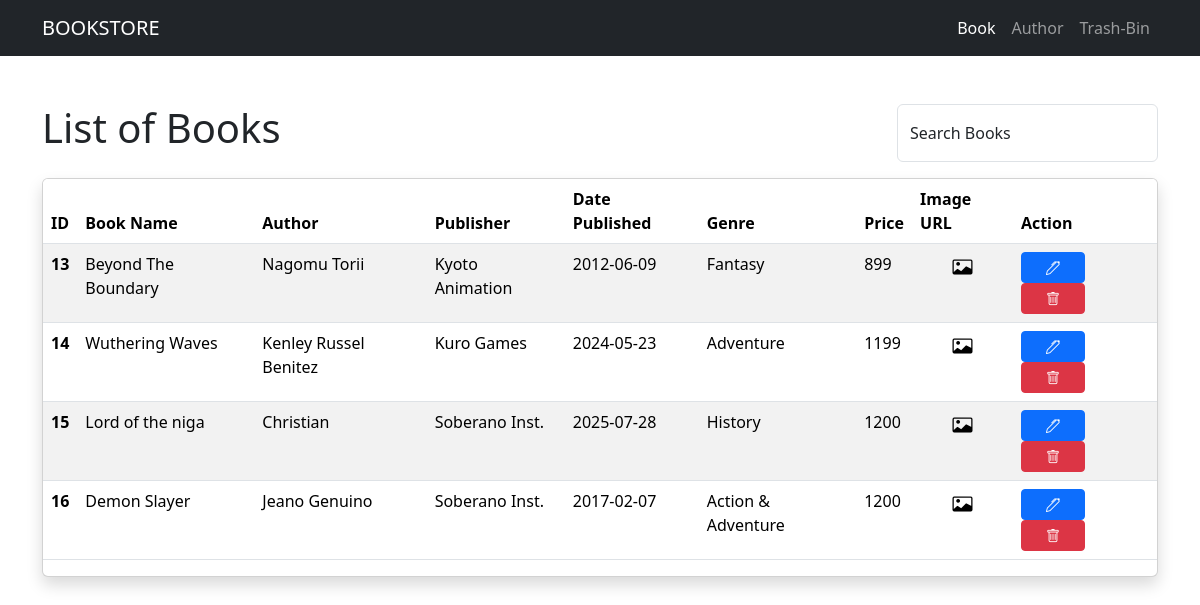
Page /navigation/bookManagement.php on the earlier database version.
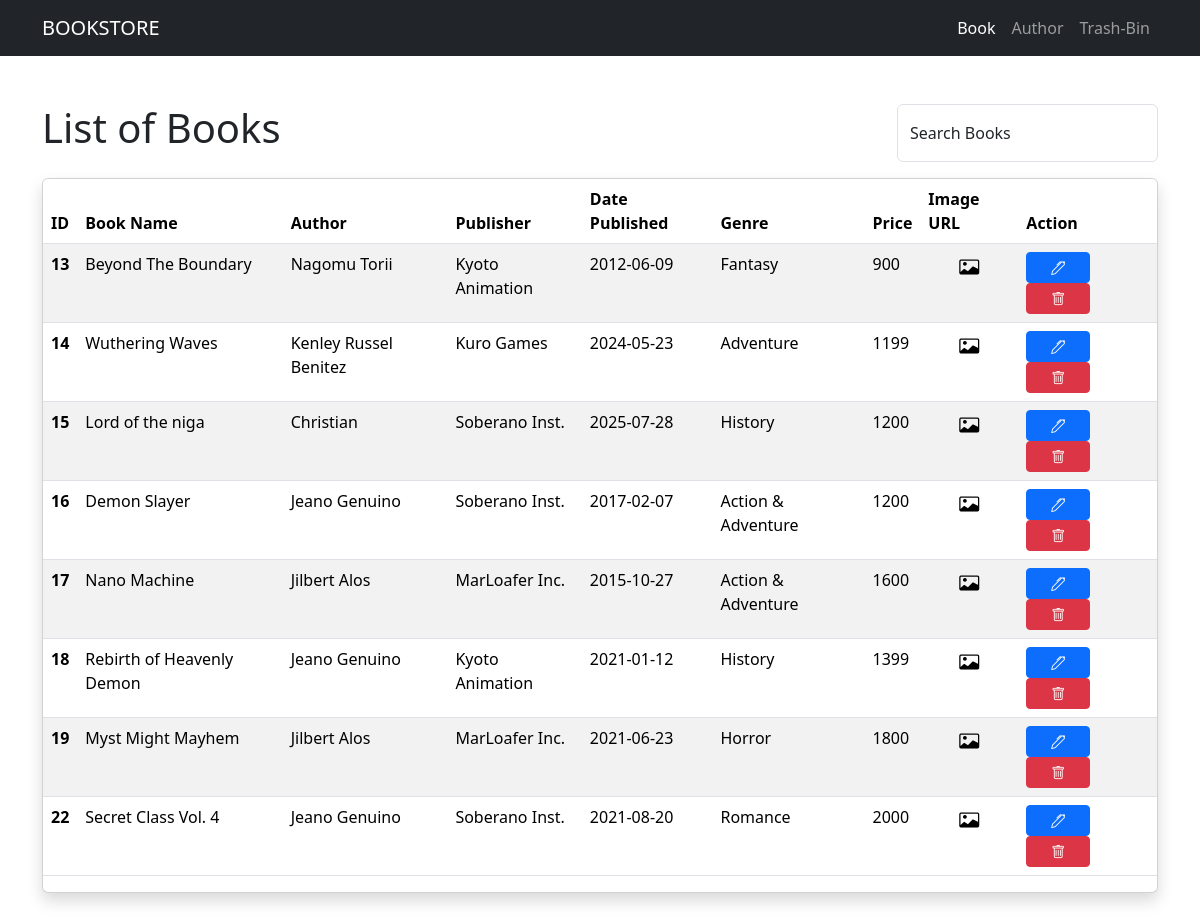
Same page on the later database version.
### tables this page shows
CREATE TABLE `book_table` (
  `_id` int(11) NOT NULL,
  `name` varchar(50) NOT NULL,
  `author` varchar(50) NOT NULL,
  `image` varchar(255) NOT NULL,
  `date_published` varchar(20) NOT NULL,
  `publisher` varchar(50) NOT NULL,
  `genre` varchar(50) NOT NULL,
  `price` int(11) NOT NULL,
  `is_deleted` tinyint(1) NOT NULL DEFAULT 0,
  `deleted_at` datetime DEFAULT NULL
);

### navigation/bookManagement.php (the view, shortened to what this page needs)
<?php
require "../config/config.php";
$active_page = "book";
?>
<?php
$books = $conn->query("SELECT * FROM book_table WHERE is_deleted = FALSE;");
$books->execute();
$allBooks = $books->fetchAll(PDO::FETCH_OBJ);
?>
<!DOCTYPE html>
<html lang="en">
<head>
    <link rel="stylesheet" href="https://cdn.jsdelivr.net/npm/bootstrap-icons@1.13.1/font/bootstrap-icons.min.css">
    <link href="https://cdn.jsdelivr.net/npm/bootstrap@5.3.7/dist/css/bootstrap.min.css" rel="stylesheet">
</head>
<body>
    <?php include("../utils/header.php") ?>
    <main>
        <section class="container my-5">
            <div class="row mb-3">
                <div class="col-sm-6 col-md-8 col-xl-9">
                    <h1>List of Books</h1>
                </div>
                <div class="col-sm-6 col-md-4 col-xl-3 ">
                    <div class="form-floating">
                        <input type="text" name="" id="searchbar" class="form-control" placeholder="Search Book">
                        <label for="searchbar">Search Books</label>
                    </div>
                </div>
            </div>
            <div class="card table-responsive shadow">
                <table class="table table-striped">
                    <thead>
                        <tr>
                            <th scope="col">ID</th>
                            <th scope="col">Book Name</th>
                            <th scope="col">Author</th>
                            <th scope="col">Publisher</th>
                            <th scope="col">Date Published</th>
                            <th scope="col">Genre</th>
                            <th scope="col">Price</th>
                            <th scope="col">Image URL</th>
                            <th scope="col">Action</th>
                        </tr>
                    </thead>
                    <tbody>
                        <?php foreach ($allBooks as $book): ?>
                            <tr>
                                <th scope="row"><?php echo $book->_id ?></th>
                                <td><?php echo $book->name ?></td>
                                <td><?php echo $book->author ?></td>
                                <td><?php echo $book->publisher ?></td>
                                <td><?php echo $book->date_published ?></td>
                                <td><?php echo $book->genre ?></td>
                                <td><?php echo $book->price ?></td>
                                <td class="text-center fs-5"><i class="bi bi-card-image"></i></td>
                                <td>
                                    <a href="../crud/update.php?upd_id=<?php echo $book->_id; ?>" class="btn btn-primary btn-sm px-4"><i class="bi bi-pen"></i></a>
                                    <a href="../crud/delete.php?del_id=<?php echo $book->_id; ?>" class="btn btn-danger btn-sm px-4"><i class="bi bi-trash"></i></a>
                                </td>
                            </tr>
                        <?php endforeach; ?>
                    </tbody>
                </table>
            </div>
        </section>
    </main>
</body>
</html>

### utils/header.php (shortened to what this page needs)
<header>
        <nav class="navbar navbar-expand-sm navbar-dark bg-dark">
        <div class="container">
            <a class="navbar-brand text-uppercase" href="/Bootstrap practice/index.php">BookStore</a>
            <div class="collapse navbar-collapse" id="navbarSupportedContent">
                <ul class="navbar-nav ms-auto">
                    <li class="nav-item">
                        <a class="nav-link <?php echo ($active_page == 'book') ? 'active' : null; ?> " href="/Bootstrap practice/navigation/bookManagement.php">Book</a>
                    </li>
                    <li class="nav-item">
                        <a class="nav-link" href="#">Author</a>
                    </li>
                    <li class="nav-item">
                        <a class="nav-link <?php echo ($active_page == 'trash') ? 'active' : null; ?> " href="/Bootstrap practice/navigation/trashBin.php">Trash-Bin</a>
                    </li>
                </ul>
            </div>
        </div>
    </nav>
    </header>

Differences in the rows shown:
changed book_table "Beyond The Boundary": price "899" → "900"
now on this page (row edited): book_table: _id "17", name "Nano Machine", author "Jilbert Alos", publisher "MarLoafer Inc.", date_published "2015-10-27", genre "Action & Adventure", price "1600"
now on this page (row edited): book_table: _id "18", name "Rebirth of Heavenly Demon", author "Jeano Genuino", publisher "Kyoto Animation", date_published "2021-01-12", genre "History", price "1399"
now on this page (row edited): book_table: _id "19", name "Myst Might Mayhem", author "Jilbert Alos", publisher "MarLoafer Inc.", date_published "2021-06-23", genre "Horror", price "1800"
now on this page (row edited): book_table: _id "22", name "Secret Class Vol. 4", author "Jeano Genuino", publisher "Soberano Inst.", date_published "2021-08-20", genre "Romance", price "2000"
